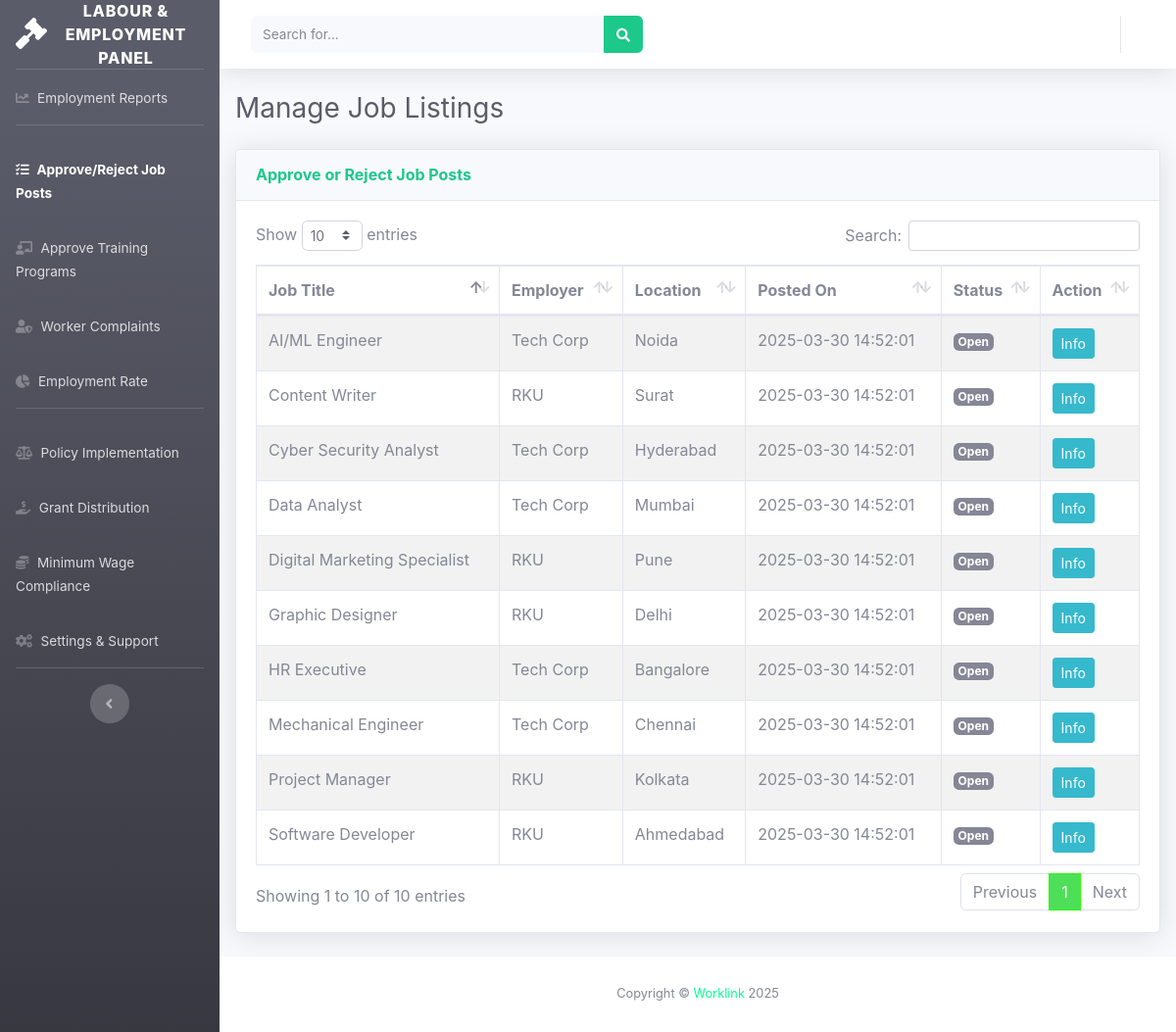
Page /governmentOfficial/manage_job_listings.php (signed in) on the earlier database version.
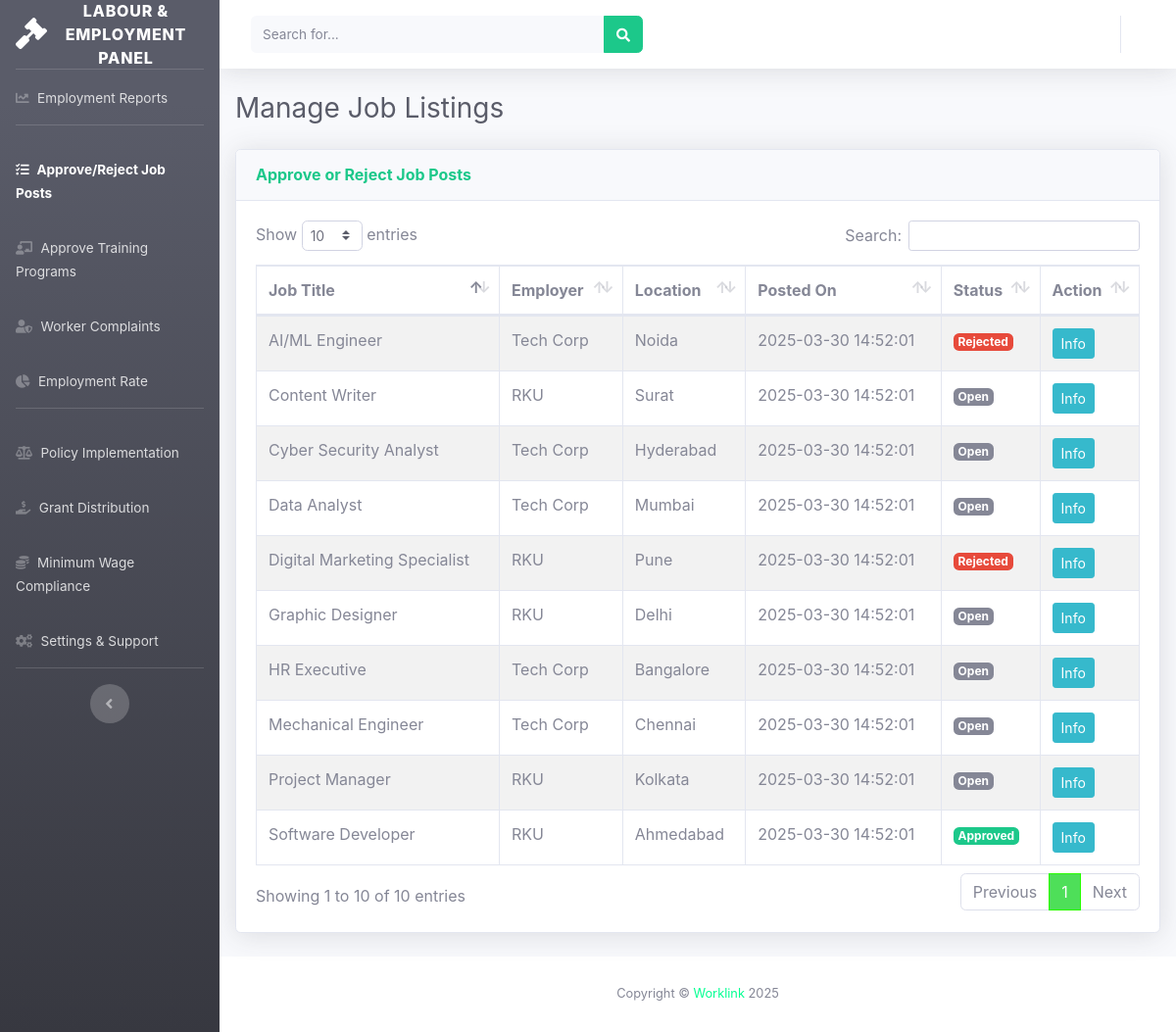
Same page on the later database version.
### tables this page shows
CREATE TABLE `jobs` (
  `id` int(11) NOT NULL,
  `employer_id` int(11) DEFAULT NULL,
  `title` varchar(255) NOT NULL,
  `description` text NOT NULL,
  `location` varchar(255) DEFAULT NULL,
  `salary` decimal(10,2) DEFAULT NULL,
  `status` enum('pending','approved','rejected','open','closed') DEFAULT 'pending',
  `created_at` timestamp NOT NULL DEFAULT current_timestamp()
);

CREATE TABLE `employers` (
  `id` int(11) NOT NULL,
  `user_id` int(11) NOT NULL,
  `company_name` varchar(255) DEFAULT NULL,
  `industry` varchar(255) DEFAULT NULL
);

### governmentOfficial/manage_job_listings.php (the view, shortened to what this page needs)
<!DOCTYPE html>
<html lang="en">
<head>
    <link href="vendor/fontawesome-free/css/all.min.css" rel="stylesheet">
    <link href="css/sb-admin-2.min.css" rel="stylesheet">
    <link href="vendor/datatables/dataTables.bootstrap4.min.css" rel="stylesheet">
</head>
<body id="page-top">
    <?php include('sidebar.php'); ?>
    <?php include('header.php'); ?>
    <div class="container-fluid px-3">
        <h1 class="h3 mb-4 text-gray-800">Manage Job Listings</h1>
        <div class="card shadow mb-4">
            <div class="card-header py-3">
                <h6 class="m-0 font-weight-bold text-success">Approve or Reject Job Posts</h6>
            </div>
            <div class="card-body">
                <div class="table-responsive">
                    <table class="table table-bordered table-hover table-striped" id="jobListingsTable" width="100%"
                        cellspacing="0">
                        <thead>
                            <tr>
                                <th>Job Title</th>
                                <th>Employer</th>
                                <th>Location</th>
                                <th>Posted On</th>
                                <th>Status</th>
                                <th>Action</th>
                            </tr>
                        </thead>
                        <tbody>
                            <?php
$query = mysqli_query($con, "
    SELECT
        jobs.*,
        employers.company_name,
        employers.industry,
        users.full_name AS employer_name,
        users.email,
        users.phone,
        users.gender,
        users.pic
    FROM jobs
    LEFT JOIN employers ON jobs.employer_id = employers.id
    LEFT JOIN users ON employers.user_id = users.id
    ORDER BY jobs.created_at DESC
");
while ($row = mysqli_fetch_assoc($query)) {
    $status = $row['status'];
    $badgeClass = match ($status) {
        'approved' => 'success',
        'rejected' => 'danger',
        'pending' => 'warning',
        default => 'secondary'
    };
    $jobId = $row['id'];
    echo "<tr>
            <td>{$row['title']}</td>
            <td>{$row['company_name']}</td>
            <td>{$row['location']}</td>
            <td>{$row['created_at']}</td>
            <td><span class='badge badge-{$badgeClass}'>" . ucfirst($status) . "</span></td>
            <td>
                <button class='btn btn-info btn-sm' data-toggle='modal' data-target='#infoModal{$jobId}'>Info</button>
            </td>
          </tr>";
}
?>
                        </tbody>
                    </table>
                </div>
            </div>
        </div>
    </div>
    <?php include('footer.php'); ?>
</body>
</html>

Differences in the rows shown:
changed jobs "Software Developer": status "Open" → "Approved"
changed jobs "Digital Marketing Specialist": status "Open" → "Rejected"
changed jobs "AI/ML Engineer": status "Open" → "Rejected"
